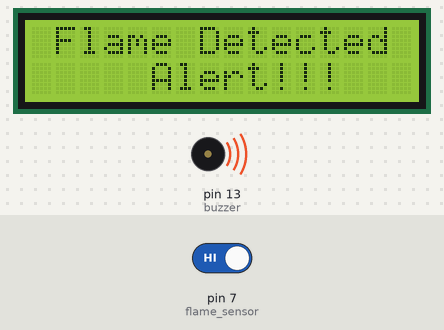
Simulated run of this sketch. Board: Arduino Uno, built with avr-gcc and run on an emulated ATmega328P. Parts: 16×2 character LCD, buzzer (waves = sounding, pin HIGH). The inputs (shaded band) are chosen by the test bench; at power-on: pin 7 (flame_sensor) HIGH. What the sketch prints to the serial monitor is not drawn.

Above: at 3.2 s.
3.3 s: pin 7 (flame_sensor) driven LOW
At 4.7 s:
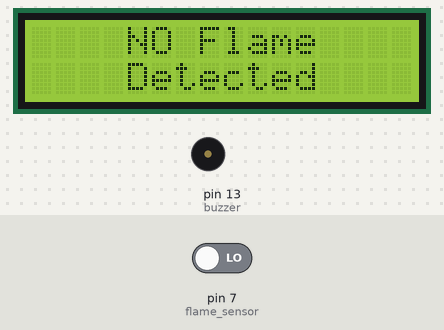
5.0 s: pin 7 (flame_sensor) driven HIGH
At 5.79 s:
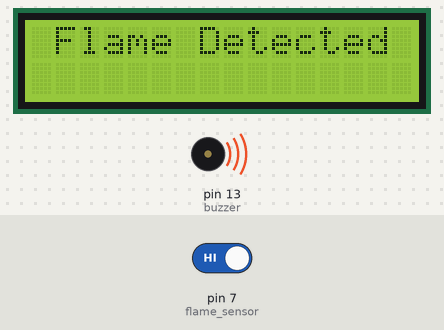
Timing chart, 0 to 8.0 s (numbered marks = the images above; inputs shaded):
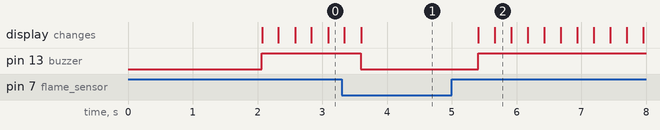

Measured:
- after the input at 3.3 s, pin 13 (buzzer): HIGH → LOW after 0.29 s; the display: first differs from a run without the input after 0.30 s (image 1)
- after the input at 5.0 s, pin 13 (buzzer): LOW → HIGH after 0.41 s; the display: first changes after 0.41 s (image 2 shows a later state)

The sketch:

Flame_detector.ino
```cpp
#include <LiquidCrystal.h>
LiquidCrystal lcd(12, 11, 5, 4, 3, 2);

#define flame_sensor 7
#define buzzer 13

void setup()
{
  Serial.begin(9600);
  pinMode(flame_sensor, INPUT);
  pinMode(buzzer, OUTPUT);
  lcd.begin(16, 2);
  lcd.print(" Flame Detector ");
  lcd.setCursor(0,1);
  lcd.print("");
  delay(2000);
}

void loop()
{
  int sensor = digitalRead(flame_sensor);
  Serial.println(digitalRead(flame_sensor));
  if(sensor == 0)
  {
    offBuzzer();
    lcd.clear();
    lcd.print("    NO Flame    ");
    lcd.setCursor(0, 1);
    lcd.print("    Detected     ");
    delay(400);
    offBuzzer();
    delay(500);
  }

  else
  {
    lcd.clear();
    onBuzzer();
    lcd.print(" Flame Detected ");
    lcd.setCursor(0,1);
    lcd.print("     Alert!!!    ");
    delay(250);
    lcd.setCursor(0,1);
    lcd.print("                 ");
    delay(250);

  }
}
void onBuzzer(){
  digitalWrite(buzzer, HIGH);


}
void offBuzzer(){
  digitalWrite(buzzer, LOW);
}
```
